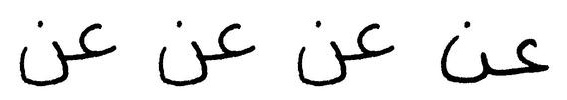
#> input picture 0009.jpg, 567 x 100 px, given in place of 0.jpg, which was not available
$ python two.py
#> lines starting #> are read from the running program, lines starting #| are printed output that depends on the picture
import cv2
import numpy as np

thisdict ={
  "0":"عن",
  "1":"عبد",
  "2":"عبد",
  "3":"علي",
  "4":"علي",
  "5":"العام",
  "6":"العام",
  "7":"اليوم",
  "8":"اليوم",
  "9":"عن"

}


x=0
y=0
while x<10:
    y=0
    while y<10:
        img1 = cv2.imread(str(x)+'.jpg')
#> img1 is the input picture: shape (100, 567, 3); min 0, max 255, mean 235.1
        img2 = cv2.imread(str(y)+'.jpg')
        vis = np.concatenate((img1, img2), axis=1)
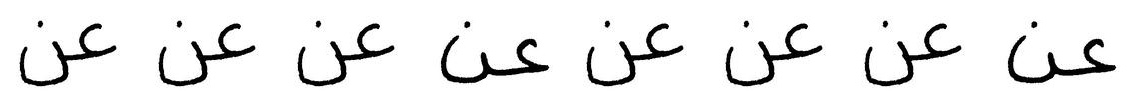
#> vis: shape (100, 1134, 3); min 0, max 255, mean 235.1
#> (the run stopped early here; a loop or call above may not have finished)

$ run again, on 007.jpg
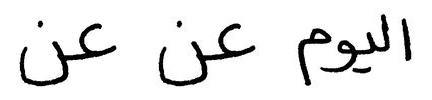
#> input picture 007.jpg, 432 x 100 px, given in place of 0.jpg, which was not available
#> img1 is the input picture: shape (100, 432, 3); min 0, max 255, mean 233.2
#> `vis = np.concatenate((img1, img2), axis=1)`:
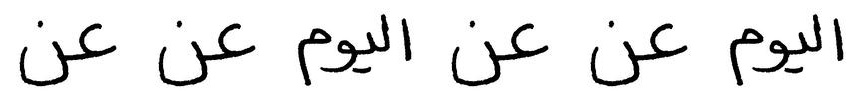
#> vis: shape (100, 864, 3); min 0, max 255, mean 233.2

$ run again, on 0436.jpg
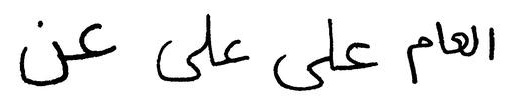
#> input picture 0436.jpg, 514 x 100 px, given in place of 0.jpg, which was not available
#> img1 is the input picture: shape (100, 514, 3); min 0, max 255, mean 235.1
#> `vis = np.concatenate((img1, img2), axis=1)`:
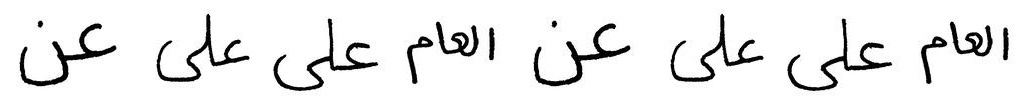
#> vis: shape (100, 1028, 3); min 0, max 255, mean 235.1
